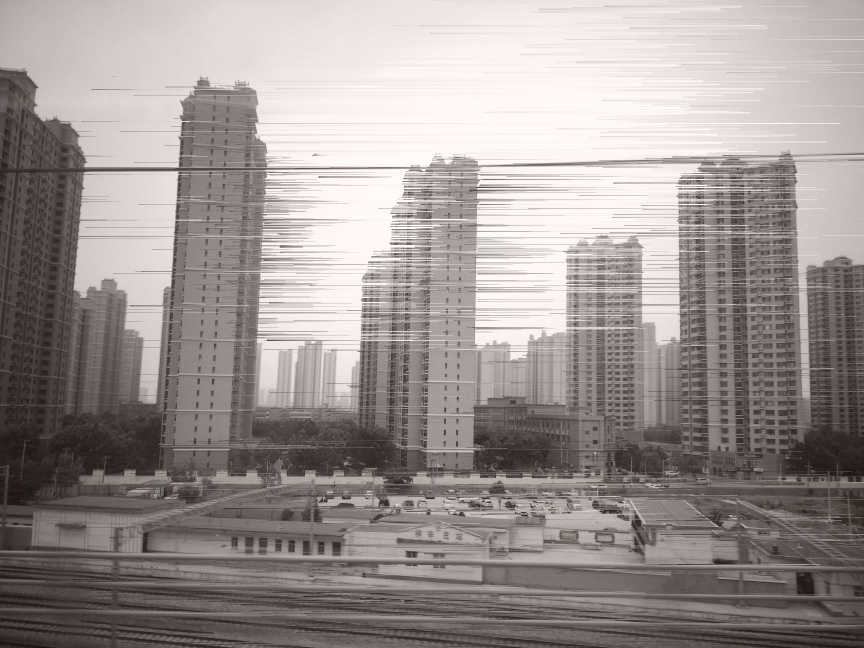
#> input picture visual/figures/0.png, 2592 x 1944 px, given in place of 50-PST00143.JPG, which was not available (shown at 1/3 size)
$ python pixel-sort.py
#> lines starting #> are read from the running program, lines starting #| are printed output that depends on the picture; pictures that were not available may be replaced by others from this repository, and a replacement may not be noted
#> further down, im is the input picture: PIL image 2592x1944 RGBA; mean R, G, B, A 155.9, 148, 145, 255
from PIL import Image
import numpy as np
from scipy.ndimage import sobel
import random
# sonoshee: Pixel Sorting

def sort_rows(pixels, width):
    """Given an image, sort the pixels in each row based on the sum of their RGB values."""
    pixels = np.array(pixels).reshape(-1, width, 4)
    for row in pixels:
        # Sum RGB values along the color channels, ignoring the alpha channel
        pix_sum = row[:, :3].sum(axis=1)
        # Sort the row based on the summed RGB values
        sorted_indices = pix_sum.argsort()
        row[:] = row[sorted_indices]
    return pixels

def quick_sum_and_sort(arr):
    """Sort an array of pixels based on the sum of their RGB values."""
    # Sum RGB values along the color channels, ignoring the alpha channel
    pix_sum = arr[:, :3].sum(axis=1)
    # Sort the array based on the summed RGB values
    sorted_indices = pix_sum.argsort()
    return arr[sorted_indices]

def sort_edge_pixels(image, edge_mask):
    """Sort the pixels in the edge regions of an image (defined by edge mask) based on the sum of their RGB values."""
    pixels = np.array(image)
    edge_pixels = pixels[edge_mask]

    # Sum RGB values along the color channels, ignoring the alpha channel
    pix_sum = edge_pixels[:, :3].sum(axis=1)
    # Sort edge pixels based on the summed RGB values
    sorted_indices = pix_sum.argsort()
    sorted_edge_pixels = edge_pixels[sorted_indices]

    # Create a copy of the original pixels and replace edge regions with sorted pixels
    sorted_pixels = pixels.copy()
    sorted_pixels[edge_mask] = sorted_edge_pixels

    return sorted_pixels

def detect_edges(image):
    """Detect edges in an image using the Sobel operator."""
    grayscale = np.array(image.convert('L'))
    dx = sobel(grayscale, axis=0)
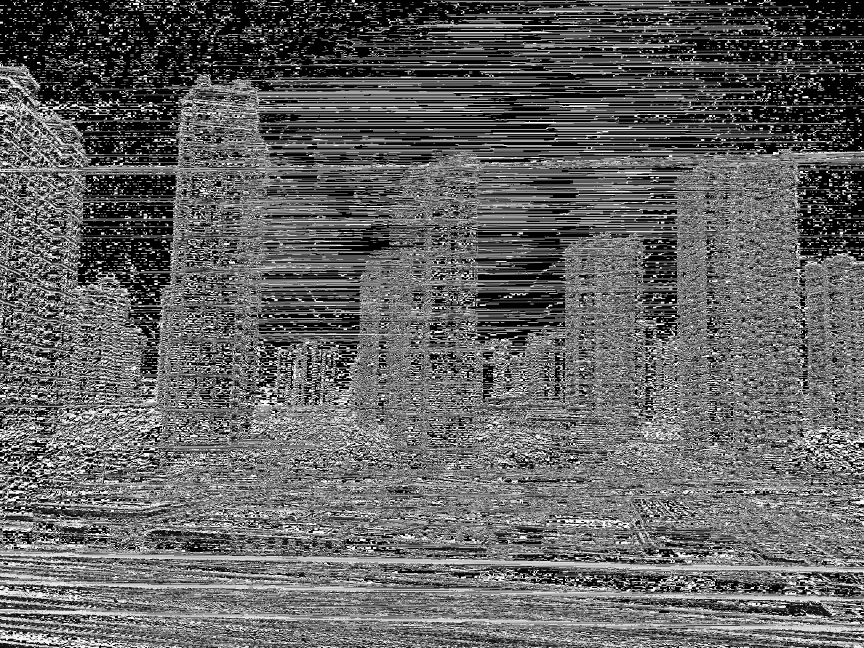
#> dx: shape (1944, 2592) (shown at 1/3 size); min 0, max 255, mean 99.1
    dy = sobel(grayscale, axis=1)
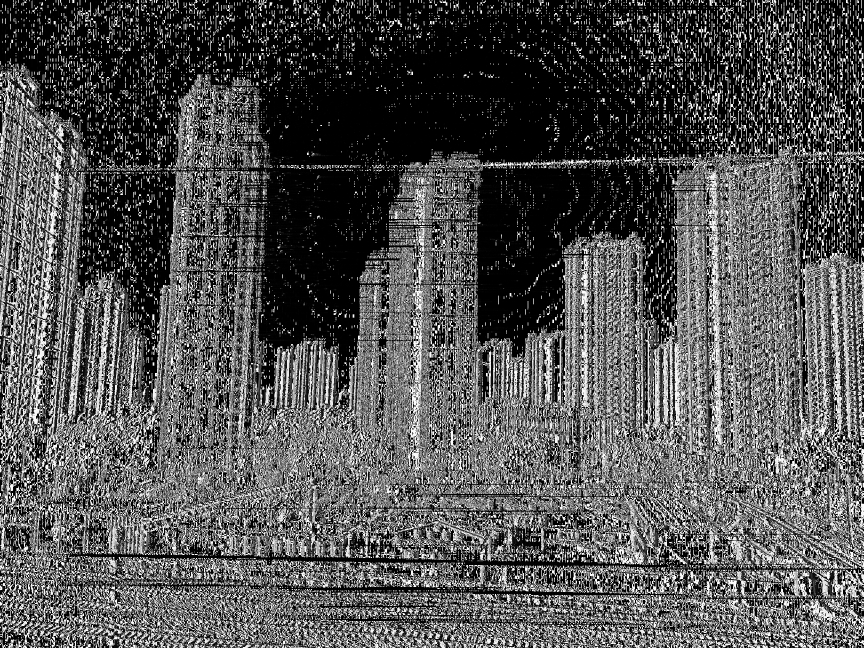
#> dy: shape (1944, 2592) (shown at 1/3 size); min 0, max 255, mean 82.4
    edge_magnitude = np.hypot(dx, dy)
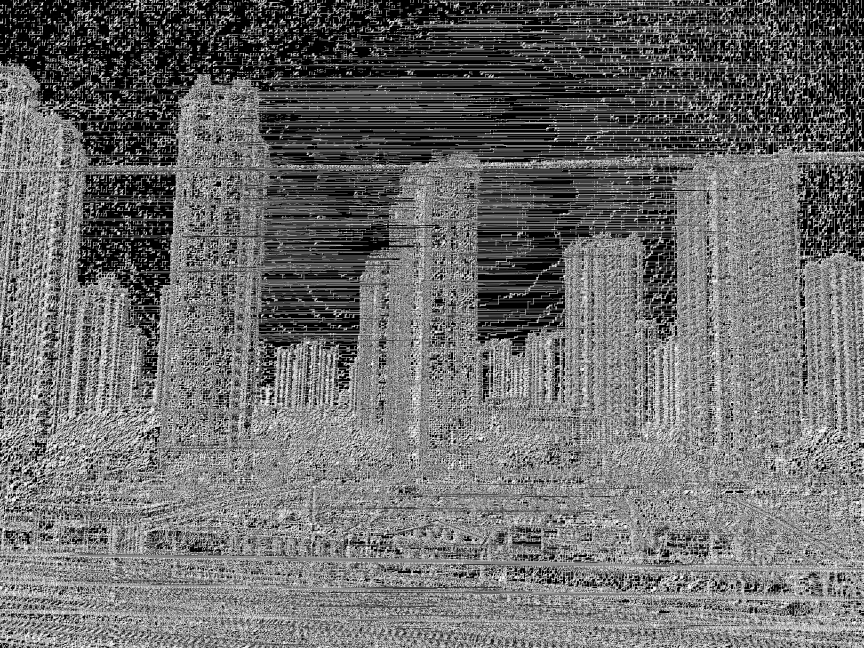
#> edge_magnitude: shape (1944, 2592) float16 (shown at 1/3 size); min 0, max 360.5, mean 154; drawn with min black and max white
    return  edge_magnitude

def create_edge_mask(edge_magnitude, threshold):
#> called with threshold = 355
    return edge_magnitude > threshold
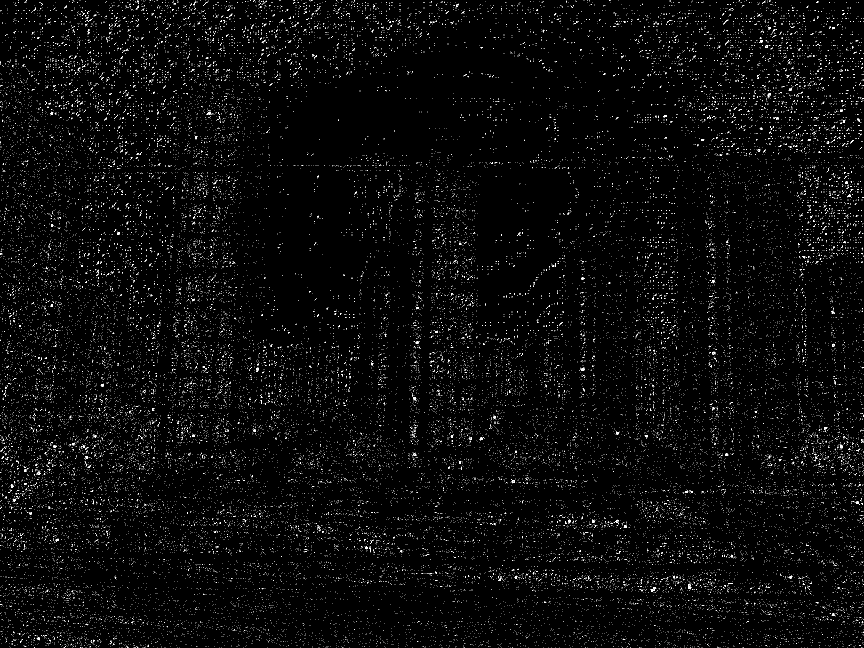
#> returned value: shape (1944, 2592) bool (shown at 1/3 size); 1.5% white in thin lines or dots

def sort_non_edge_sections(image, edge_mask, min_section_length):
    """Sort sections of consecutive non-edge pixels of length min_section_length or greater in an image based on the sum of their RGB values."""
    pixels = np.array(image)
    height, width, _ = pixels.shape
    for y in range(height):
        row = pixels[y]
        row_mask = edge_mask[y]

        # Find sections of consecutive non-edge pixels
        start_idx = 0
        while start_idx < width:
            # Find the start of a non-edge section
            while start_idx < width and row_mask[start_idx]:
                start_idx += 1

            if start_idx >= width:
                break

            # Find the end of the non-edge section
            end_idx = start_idx
            while end_idx < width and not row_mask[end_idx]:
                end_idx += 1

            # Sort the non-edge section if it's long enough
            if end_idx - start_idx >= min_section_length:
                section = row[start_idx:end_idx]
                sorted_section = quick_sum_and_sort(section)
                row[start_idx:end_idx] = sorted_section

            # Move to the next section
            start_idx = end_idx
    return pixels

im = Image.open('/home/sean/Documents/VindaugaProjects/taiwan-china-digizine/gfx/50-PST00143.JPG', 'r') #'./sonoshee_wp.png'
im = im.convert('RGBA')

edge_magnitude = detect_edges(im)
edge_mask = create_edge_mask(edge_magnitude, threshold=355)  # Adjust threshold as needed
lengths = [20, 50, 75, 100, 125, 150, 200, 300, 400]
for i in range(0, len(lengths)):
    min_section_length = random.choice(lengths)
    sorted_pix_val = sort_non_edge_sections(im, edge_mask, min_section_length)

    # Optional: Display the edge mask
    #edge_mask_image = Image.fromarray((edge_mask * 255).astype('uint8'))
    #edge_mask_image.save('./edge_mask.png')

    # Optional: Display edge magnitude
    #edge_magnitude_image = Image.fromarray(edge_magnitude.astype('uint8'))
    #edge_magnitude_image.save('./edge_magnitude.png')

    # Step 4: Combine Edge and Non-Edge Regions and Save Image
    sorted_image = Image.fromarray(sorted_pix_val.astype('uint8'), 'RGBA')
    sorted_image.save(f'./figures/{i}.png')
    print(f"Saved {i}.png")
#> this loop made 9 passes
#> pass 1, `sorted_pix_val = sort_non_edge_sections(im, edge_mask, min_section_len..`:
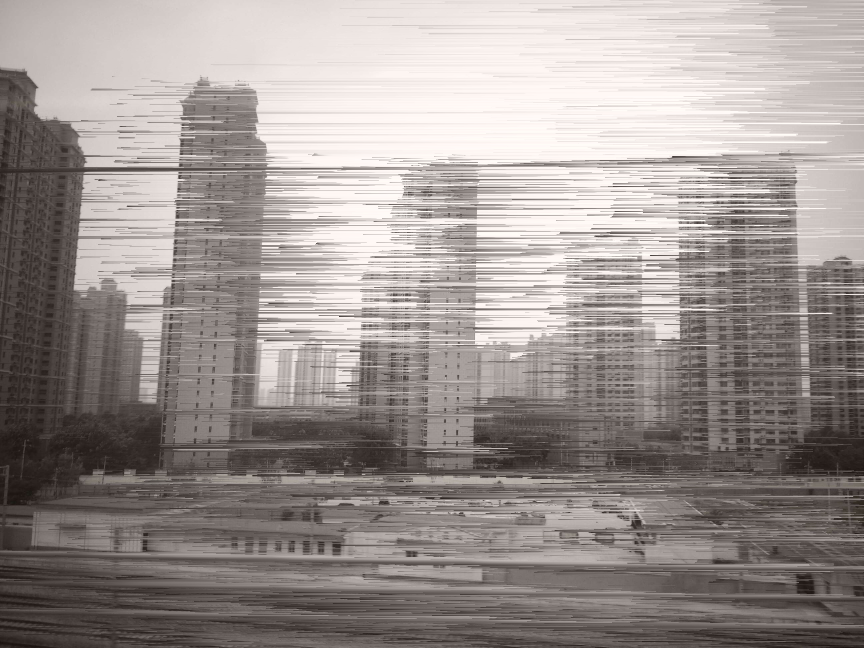
#> sorted_pix_val: shape (1944, 2592, 4) (shown at 1/3 size); mean R, G, B, A 155.9, 148, 145, 255
#> pass 3, `sorted_pix_val = sort_non_edge_sections(im, edge_mask, min_section_len..`:
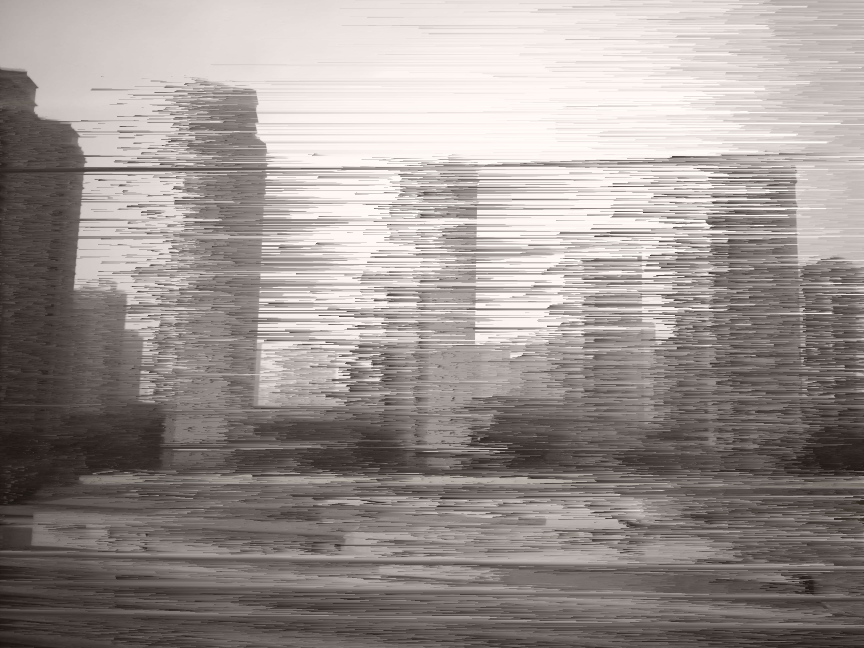
#> sorted_pix_val: shape (1944, 2592, 4) (shown at 1/3 size); mean R, G, B, A 155.9, 148, 145, 255
